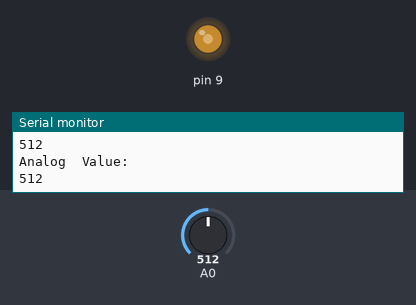
The sketch below on a simulated Arduino Uno, built with avr-gcc and run on an emulated ATmega328P. On the bench: output pins drawn as LEDs (lit = HIGH), the last lines printed to the serial monitor. Inputs (shaded band) come from the test bench; at power-on: A0 = 512.

Above: at 1.2 s.
1.3 s: A0 set to 610
At 2.0 s:
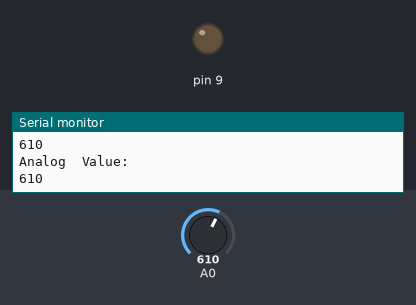
2.8 s: A0 set to 592
At 3.6 s:
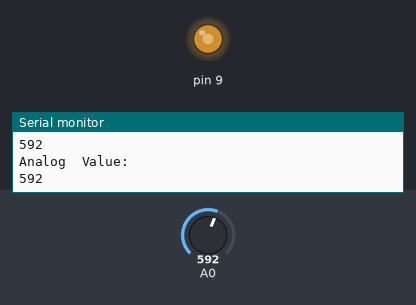
4.3 s: A0 set to 122
At 5.1 s:
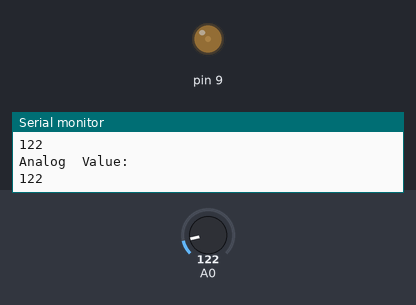
5.8 s: A0 set to 0
At 6.7 s:
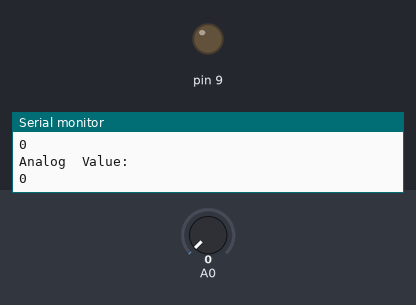
7.3 s: A0 set to 3
8.8 s: A0 set to 6
At 9.6 s:
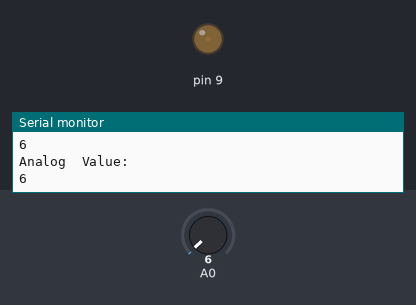
Timing chart, 0 to 11.3 s (numbered marks = the images above; inputs shaded):
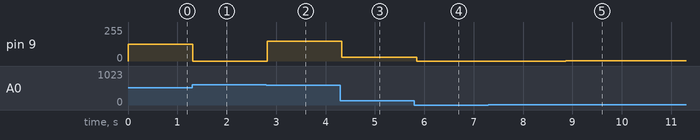

The sketch:

light_detector.ino
```cpp
//cada pin pode ser output ou input; HIgh significa 5v e low 0v
//O codigo corre sempre em loop
//Long leg (mais) Smaller leg (menos)
/* Ligar o ground como 0 (preto)
Resistência tem de ser ligada do vermelho à pata curta da luz
a pata grande tem de ser ligada ao output
uma reststencia tem cores a simbolizar numeros vermelhor-vemelho-castanho é 2*2*10, vermelho-vermelho-vermelho é 2*2*100
 // definir a entrada do pin em q a luz liga
usar wokwi.com para simulação do arduino */

int sensorValue = 0;


void setup() {
  // put your setup code here, to run once:
  pinMode(A0, INPUT);
  pinMode(9, OUTPUT);
  Serial.begin(9600);

}

void loop() {

  int value = analogRead(A0);
  Serial.println("Analog  Value: ");
  Serial.println(value);
  // put your main code here, to run repeatedly:
  sensorValue = analogRead(A0);
  if (value < 600){
    analogWrite(9, map(sensorValue, 0, 1023, 0, 255));

  }else{
    analogWrite(9, 0);
  }
  delay(100);
  Serial.println(sensorValue);
   // Wait for 100 millisecond(s)
}
```

Measured:
- the behaviour switches between 600 and 599 on A0 (found by bisection; images 1 and 2)
- after the input at 1.3 s, pin 9: 127/255 → 0/255 at once
- after the input at 2.8 s, pin 9: 0/255 → 147/255 at once
- after the input at 4.3 s, pin 9: 147/255 → 30/255 at once
- after the input at 5.8 s, pin 9: 30/255 → 0/255 at once
- after the input at 8.8 s, pin 9: 0/255 → 1/255 after 0.06 s
